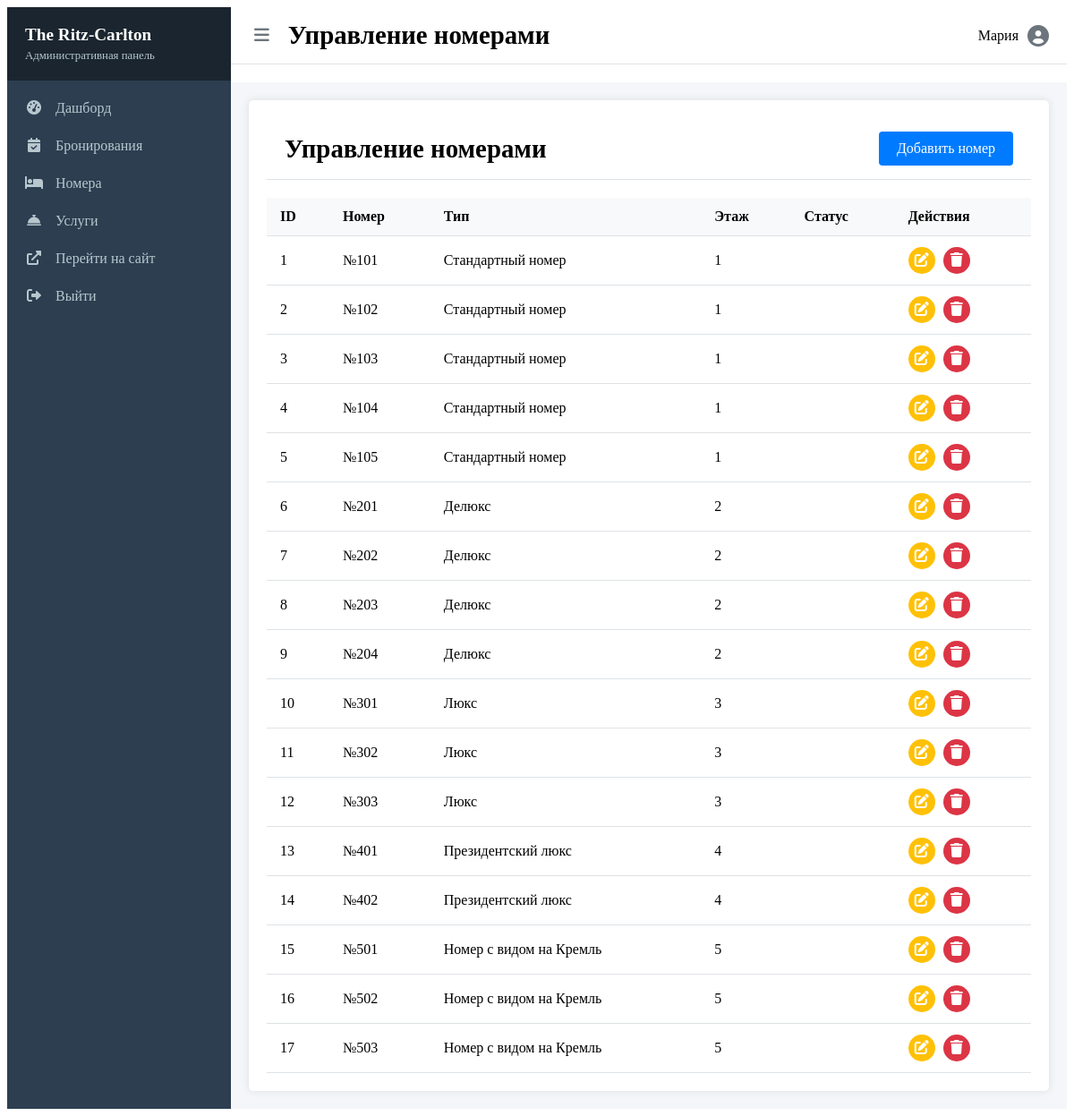
The page /hotel_management_system/admin/rooms_db.php (signed in) on the database its author committed.
### tables this page shows
CREATE TABLE `rooms` (
  `room_id` int(11) NOT NULL,
  `room_number` varchar(10) NOT NULL,
  `type_id` int(11) NOT NULL,
  `floor` int(11) NOT NULL,
  `status` enum('available','occupied','maintenance','reserved') DEFAULT 'available'
);

CREATE TABLE `room_types` (
  `type_id` int(11) NOT NULL,
  `type_name` varchar(50) NOT NULL,
  `description` text DEFAULT NULL,
  `base_price` decimal(10,2) NOT NULL,
  `capacity` int(11) NOT NULL,
  `hotel_id` int(11) NOT NULL
);

### hotel_management_system/includes/functions.php (called while the page is built, shortened)
<?php
require_once 'db.php';
function getAllRooms() {
    global $conn;
    $sql = "SELECT r.*, rt.type_name
            FROM rooms r
            JOIN room_types rt ON r.type_id = rt.type_id
            ORDER BY r.room_number";
    $result = $conn->query($sql);
    $rooms = [];
    while ($row = $result->fetch_assoc()) {
        $rooms[] = $row;
    }
    return $rooms;
}

### hotel_management_system/admin/rooms_db.php (the view, shortened to what this page needs)
<?php
require_once '../includes/functions.php';
$action = isset($_GET['action']) ? $_GET['action'] : 'list';
include '../includes/header-admin.php';
switch ($action) {
        ?>
        <?php
    default:
        $rooms = getAllRooms();
        ?>
        <div class="admin-container">
            <div class="admin-header">
                <h1>Управление номерами</h1>
                <a href="rooms.php?action=add" class="btn btn-primary">Добавить номер</a>
            </div>
            <table class="admin-table">
                <thead>
                    <tr>
                        <th>ID</th>
                        <th>Номер</th>
                        <th>Тип</th>
                        <th>Этаж</th>
                        <th>Статус</th>
                        <th>Действия</th>
                    </tr>
                </thead>
                <tbody>
                    <?php foreach ($rooms as $room): ?>
                    <tr>
                        <td><?= $room['room_id']; ?></td>
                        <td>№<?= $room['room_number']; ?></td>
                        <td><?= $room['type_name']; ?></td>
                        <td><?= $room['floor']; ?></td>
                        <td><span class="status-badge <?= $room['status']; ?>"><?= $statuses[$room['status']]; ?></span></td>
                        <td>
                            <a href="rooms.php?action=edit&id=<?= $room['room_id']; ?>" class="btn-action edit" title="Редактировать"><i class="fas fa-edit"></i></a>
                            <a href="rooms.php?action=delete&id=<?= $room['room_id']; ?>" class="btn-action delete" title="Удалить" onclick="return confirm('Вы уверены, что хотите удалить этот номер?');"><i class="fas fa-trash"></i></a>
                        </td>
                    </tr>
                    <?php endforeach; ?>
                </tbody>
            </table>
        </div>
        <?php
}
?>
<?php include '../includes/footer-admin.php'; ?>

### hotel_management_system/assets/css/admin.css (style rules this page uses)
.admin-header { padding: 15px 20px; background-color: #fff; border-bottom: 1px solid #dee2e6; display: flex; justify-content: space-between; align-items: center; }
.admin-container { background-color: #fff; border-radius: 5px; box-shadow: 0 0 10px rgba(0,0,0,0.1); padding: 20px; }
.admin-header { display: flex; justify-content: space-between; align-items: center; margin-bottom: 20px; }
.admin-header h1 { margin: 0; font-size: 1.8rem; }
.admin-table { width: 100%; border-collapse: collapse; }
.admin-table th, .admin-table td { padding: 12px 15px; text-align: left; border-bottom: 1px solid #dee2e6; }
.admin-table th { background-color: #f8f9fa; font-weight: 600; }
.status-badge { display: inline-block; padding: 5px 10px; border-radius: 20px; font-size: 0.8rem; font-weight: 600; }
.btn-action { display: inline-block; width: 30px; height: 30px; line-height: 30px; text-align: center; border-radius: 50%; color: #fff; margin-right: 5px; }
.btn-action.edit { background-color: #ffc107; }
.btn-action.delete { background-color: #dc3545; }
.btn { display: inline-block; padding: 10px 20px; border-radius: 4px; font-weight: 500; text-align: center; transition: all 0.3s; border: none; cursor: pointer; text-decoration: none; }
.btn-primary { background-color: #007bff; color: #fff; }

### rows shown on the page
rooms: room_id "1", room_number "101", type.type_name "Стандартный номер", floor "1"
rooms: room_id "2", room_number "102", type.type_name "Стандартный номер", floor "1"
rooms: room_id "3", room_number "103", type.type_name "Стандартный номер", floor "1"
rooms: room_id "4", room_number "104", type.type_name "Стандартный номер", floor "1"
rooms: room_id "5", room_number "105", type.type_name "Стандартный номер", floor "1"
rooms: room_id "6", room_number "201", type.type_name "Делюкс", floor "2"
rooms: room_id "7", room_number "202", type.type_name "Делюкс", floor "2"
rooms: room_id "8", room_number "203", type.type_name "Делюкс", floor "2"
rooms: room_id "9", room_number "204", type.type_name "Делюкс", floor "2"
rooms: room_id "10", room_number "301", type.type_name "Люкс", floor "3"
rooms: room_id "11", room_number "302", type.type_name "Люкс", floor "3"
rooms: room_id "12", room_number "303", type.type_name "Люкс", floor "3"
rooms: room_id "13", room_number "401", type.type_name "Президентский люкс", floor "4"
rooms: room_id "14", room_number "402", type.type_name "Президентский люкс", floor "4"
rooms: room_id "15", room_number "501", type.type_name "Номер с видом на Кремль", floor "5"
rooms: room_id "16", room_number "502", type.type_name "Номер с видом на Кремль", floor "5"
rooms: room_id "17", room_number "503", type.type_name "Номер с видом на Кремль", floor "5"

### other values the page prints
$page_title "Управление номерами"
$_SESSION['admin_username'] "Мария"
